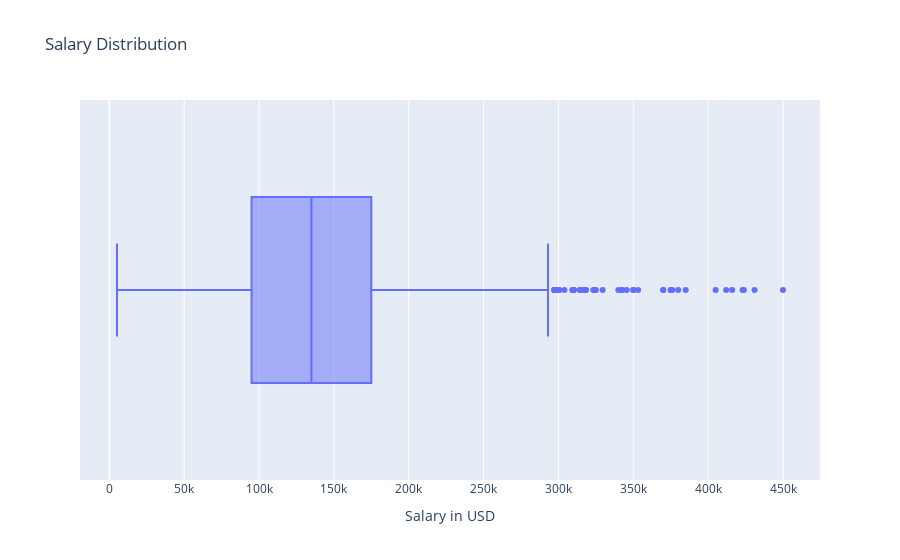

The notebook cell this image was saved under:
### Markdown cell above
**SALARY**

### Code cell
fig = px.box(x = data['salary_in_usd'], title = 'Salary Distribution')
fig.update_layout(xaxis_title = 'Salary in USD')
fig.show()

### Figure 1 — Plotly figure (JSON) as saved in the notebook; plotly's stock layout.template omitted (floating-point values rounded to 4 significant figures; data arrays with more than 128 entries replaced by an {"elided": "..."} marker saying what was removed)
{"data": [{"alignmentgroup": "True", "hovertemplate": "x=%{x}<extra></extra>", "legendgroup": "", "marker": {"color": "#636efa"}, "name": "", "notched": false, "offsetgroup": "", "orientation": "h", "showlegend": false, "type": "box", "x": {"elided": "3755 int values"}, "x0": " ", "xaxis": "x", "y0": " ", "yaxis": "y"}], "layout": {"boxmode": "group", "legend": {"tracegroupgap": 0}, "title": {"text": "Salary Distribution"}, "xaxis": {"anchor": "y", "domain": [0, 1], "title": {"text": "Salary in USD"}}, "yaxis": {"anchor": "x", "domain": [0, 1]}}}
